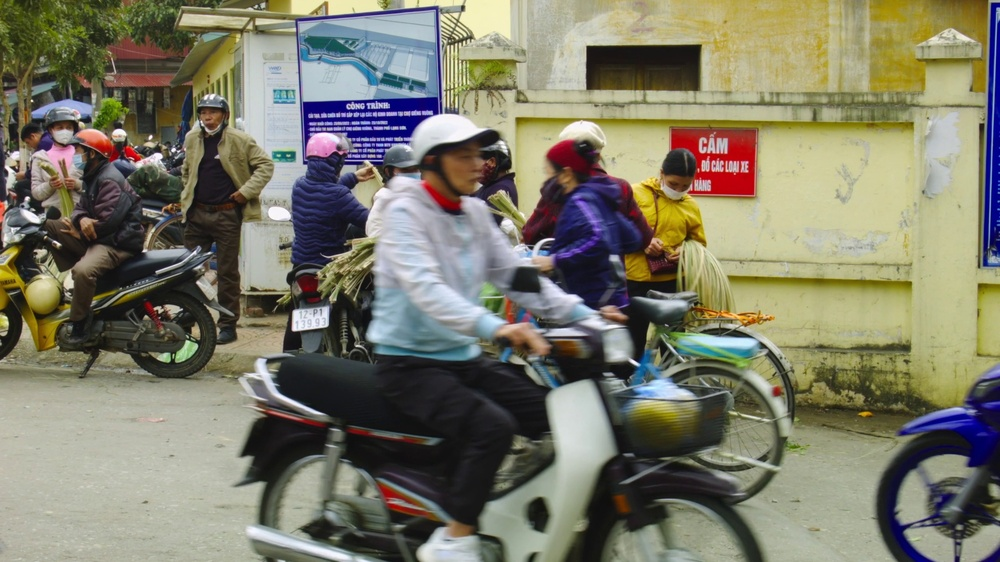
#> input picture dataset/images/test/video_6_frame_000020.jpg, 1000 x 562 px, shrunk from 2560 x 1440 before the run; its folder holds only this picture in this run
$ python -i privacy.py   (imports and definitions only)
#> lines starting #> are read from the running program, lines starting #| are printed output that depends on the picture; after the words box and inside, x2 and y2 are one past the last pixel; in counts of white or black regions, pixels touching at a corner belong together
#> further down, picture is the input picture: shape (562, 1000, 3); mean B, G, R 105.1, 123, 125
import cv2

_CASCADE = None

def _cascade():
    global _CASCADE
    if _CASCADE is None:
        _CASCADE = cv2.CascadeClassifier(
            cv2.data.haarcascades + "haarcascade_frontalface_default.xml"
        )
    return _CASCADE

def blur_faces(frame, scale=1.10, neighbors=5):
#> called with scale = 1.1, neighbors = 5
    if frame is None:
        return frame
    gray = cv2.cvtColor(frame, cv2.COLOR_BGR2GRAY)
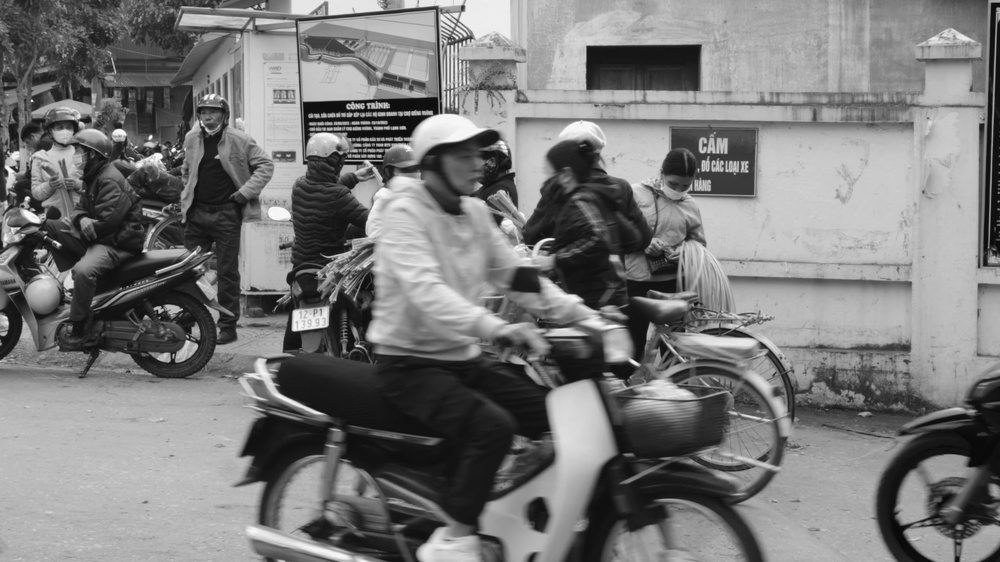
#> gray: shape (562, 1000); min 8, max 255, mean 121.6
    faces = _cascade().detectMultiScale(
        gray, scaleFactor=scale, minNeighbors=neighbors, minSize=(30, 30)
    )
#> faces = [[252, 204, 55, 55], [209, 117, 110, 110]]
    out = frame.copy()
    for x, y, w, h in faces:
        roi = out[y:y+h, x:x+w]
        if roi.size:
            k = max(15, (min(w, h) // 2) * 2 + 1)
            if k % 2 == 0:
                k += 1
            out[y:y+h, x:x+w] = cv2.GaussianBlur(roi, (k, k), 0)
#> this loop made 2 passes
#> (x, y, w, h, k) on passes 1 to 2: (252, 204, 55, 55, 55), (209, 117, 110, 110, 111)
#> pass 1, in blur_faces, `roi = out[y:y+h, x:x+w]`:
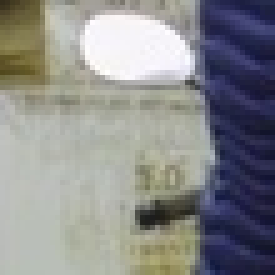
#> roi: shape (55, 55, 3) (shown 5 times larger); mean B, G, R 138.8, 138.7, 137.9
#> pass 2, in blur_faces, `roi = out[y:y+h, x:x+w]`:
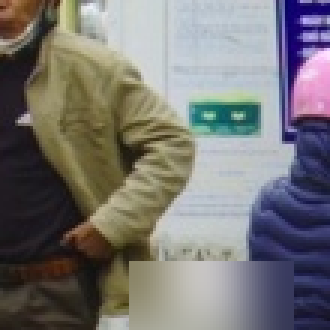
#> roi: shape (110, 110, 3) (shown 3 times larger); mean B, G, R 116.5, 117.4, 119.6
#> after the loop:
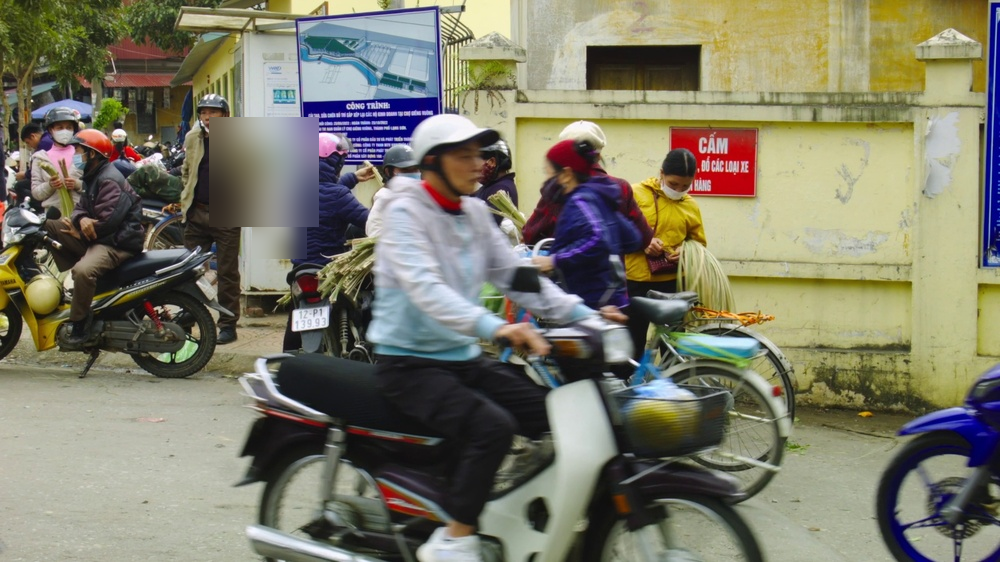
#> out: shape (562, 1000, 3); 2.47% of pixels changed, all inside (x1, y1, x2, y2) = (209, 117, 319, 259)
#> after the loop:
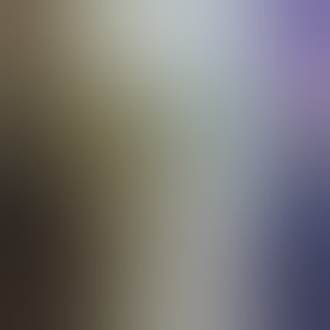
#> roi: shape (110, 110, 3) (shown 3 times larger); mean B, G, R 116.6, 117.6, 119.7
    return out

>>> import cv2
>>> picture = cv2.imread('dataset/images/test/video_6_frame_000020.jpg')
>>> result = blur_faces(picture)

$ run again, on dataset/images/test/video_6_frame_000040.jpg
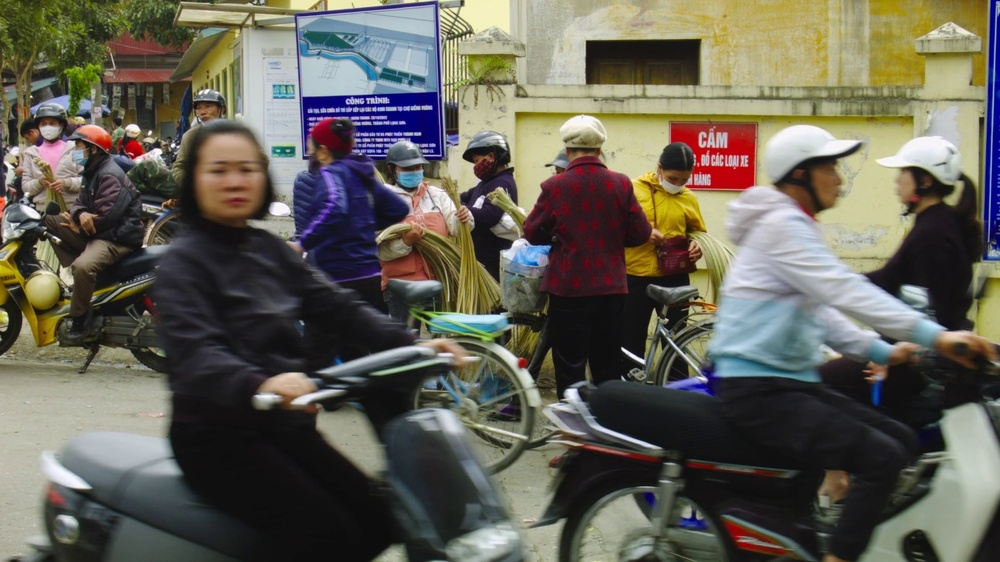
#> input picture dataset/images/test/video_6_frame_000040.jpg, 1000 x 562 px, shrunk from 2560 x 1440 before the run
#> picture is the input picture: shape (562, 1000, 3); mean B, G, R 86.3, 97.4, 100.2
#> in blur_faces, `gray = cv2.cvtColor(frame, cv2.COLOR_BGR2GRAY)`:
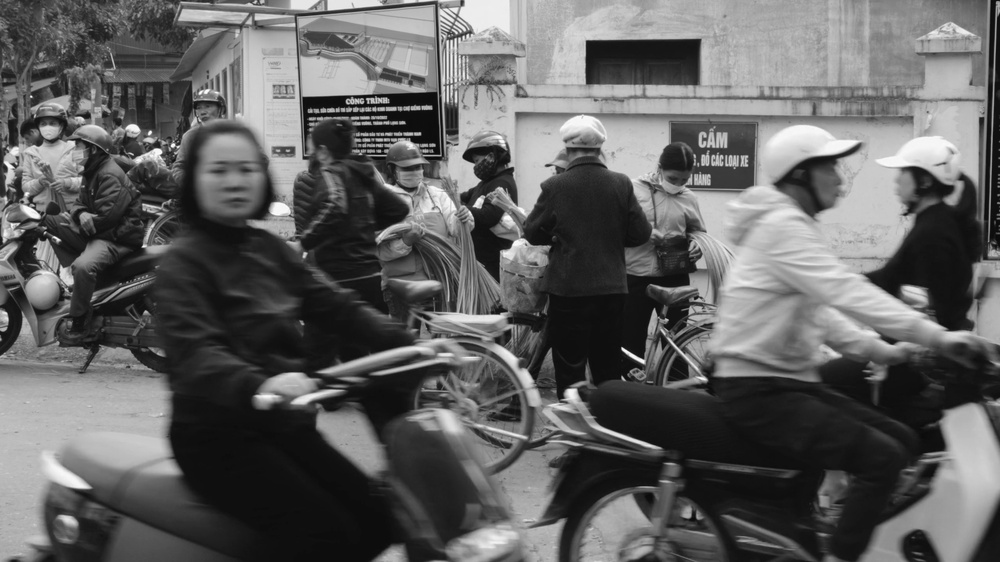
#> gray: shape (562, 1000); min 8, max 254, mean 97
#> faces = [[192, 139, 79, 79]]
#> the loop in blur_faces, `for x, y, w, h in faces:` made 1 pass
#> (x, y, w, h, k) on pass 1: (192, 139, 79, 79, 79)
#> after the loop in blur_faces, `for x, y, w, h in faces:`:
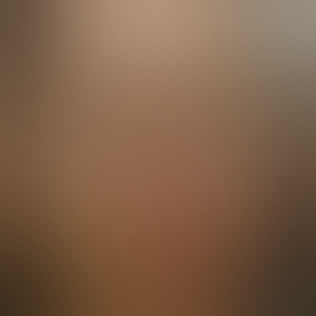
#> roi: shape (79, 79, 3) (shown 4 times larger); mean B, G, R 71.9, 95.8, 126.4

$ run again, on dataset/images/test/video_6_frame_000050.jpg
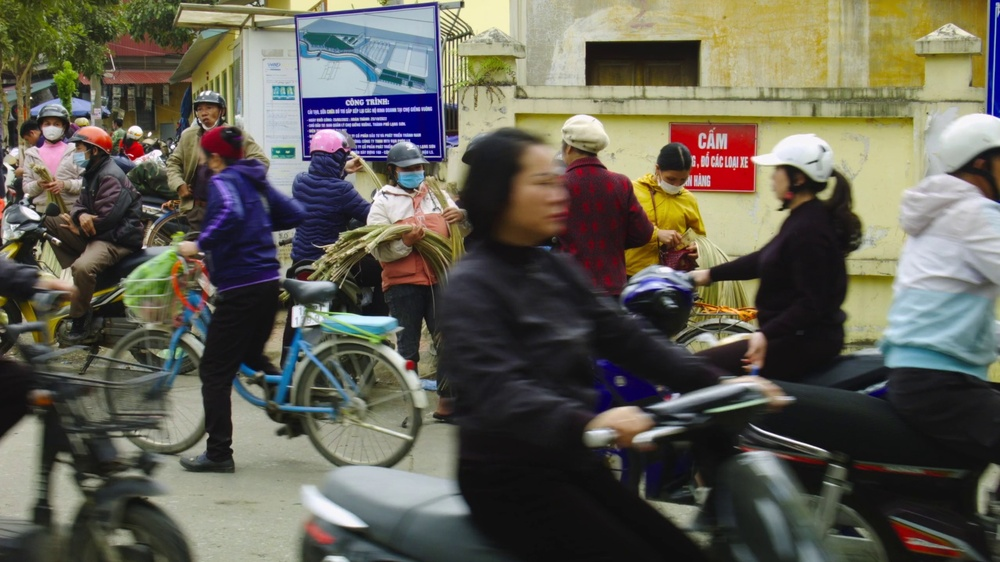
#> input picture dataset/images/test/video_6_frame_000050.jpg, 1000 x 562 px, shrunk from 2560 x 1440 before the run
#> picture is the input picture: shape (562, 1000, 3); mean B, G, R 84.6, 96, 98.4
#> in blur_faces, `gray = cv2.cvtColor(frame, cv2.COLOR_BGR2GRAY)`:
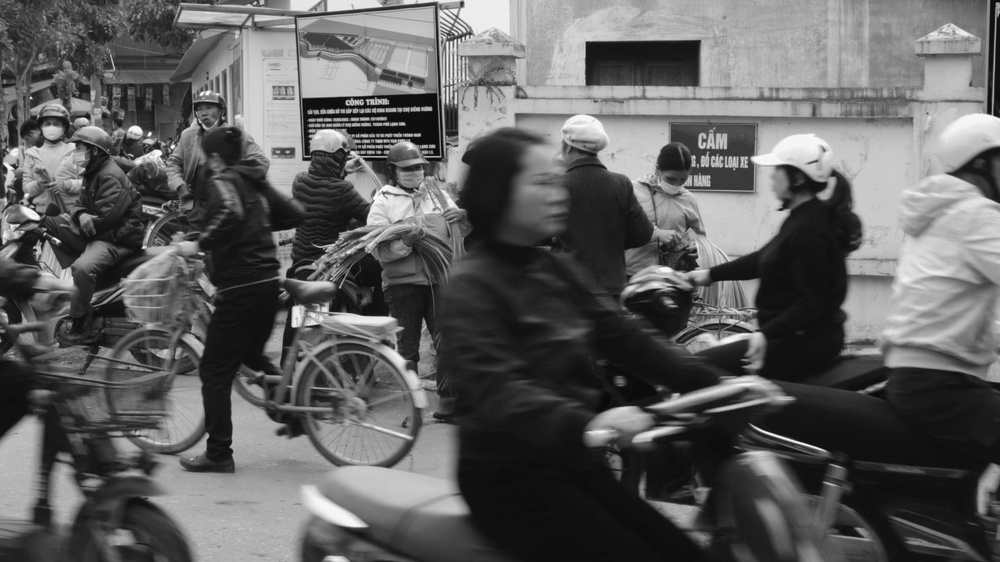
#> gray: shape (562, 1000); min 7, max 255, mean 95.4
#> faces = [[517, 154, 76, 76]]
#> the loop in blur_faces, `for x, y, w, h in faces:` made 1 pass
#> (x, y, w, h, k) on pass 1: (517, 154, 76, 76, 77)
#> after the loop in blur_faces, `for x, y, w, h in faces:`:
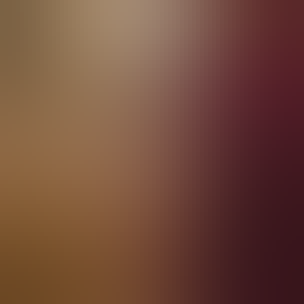
#> roi: shape (76, 76, 3) (shown 4 times larger); mean B, G, R 59.2, 75.4, 114.3

$ run again, on dataset/images/test/video_6_frame_000060.jpg
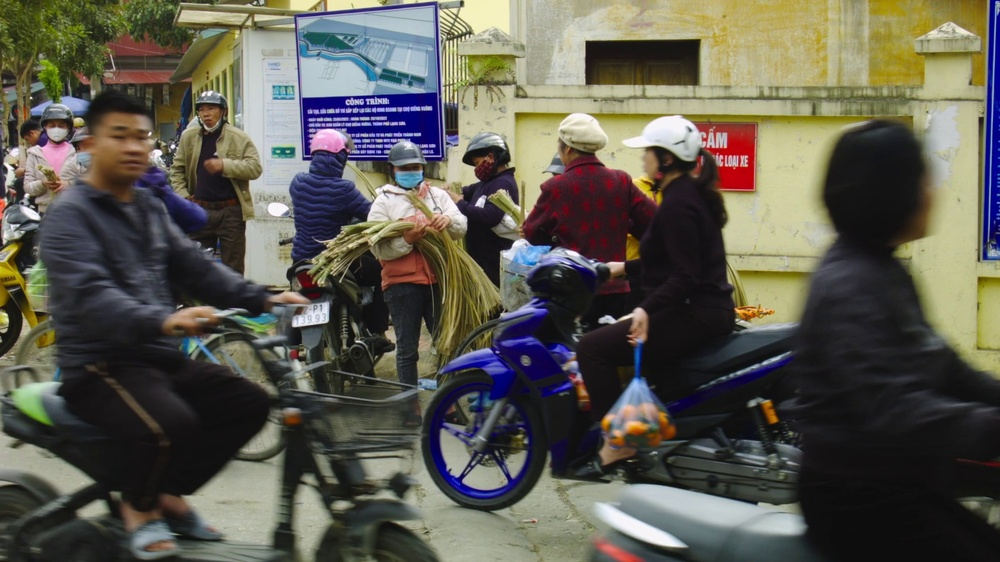
#> input picture dataset/images/test/video_6_frame_000060.jpg, 1000 x 562 px, shrunk from 2560 x 1440 before the run
#> picture is the input picture: shape (562, 1000, 3); mean B, G, R 80.1, 90.6, 93
#> in blur_faces, `gray = cv2.cvtColor(frame, cv2.COLOR_BGR2GRAY)`:
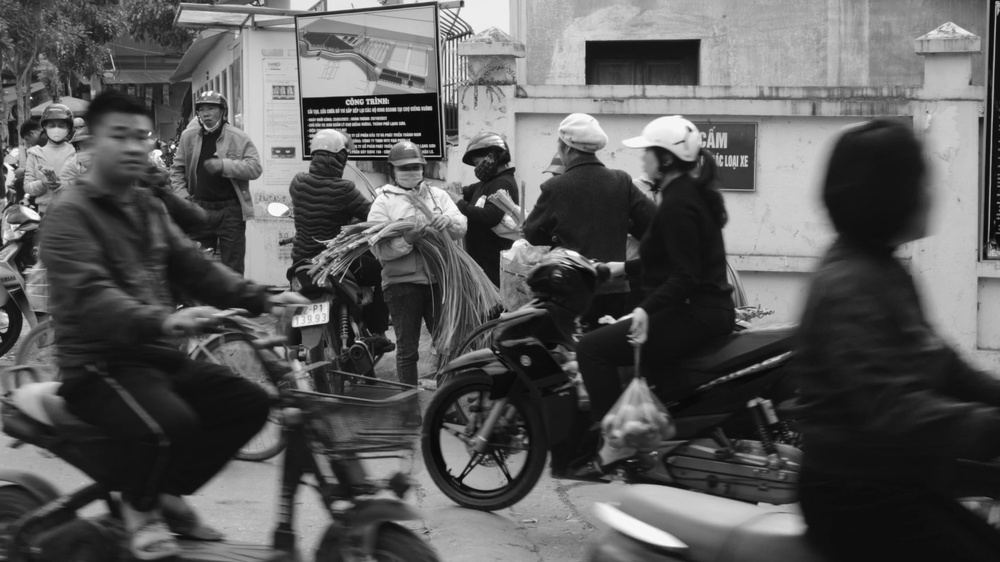
#> gray: shape (562, 1000); min 8, max 255, mean 90.1
#> faces = [[245, 196, 62, 62], [613, 379, 52, 52], [95, 112, 67, 67], [204, 107, 114, 114]]
#> the loop in blur_faces, `for x, y, w, h in faces:` made 4 passes
#> (x, y, w, h, k) on passes 1 to 4: (245, 196, 62, 62, 63), (613, 379, 52, 52, 53), (95, 112, 67, 67, 67), (204, 107, 114, 114, 115)
#> after the loop in blur_faces, `for x, y, w, h in faces:`:
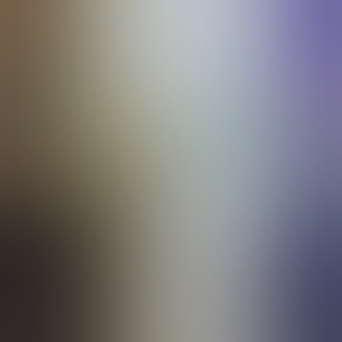
#> roi: shape (114, 114, 3) (shown 3 times larger); mean B, G, R 125.5, 124.5, 125.9
